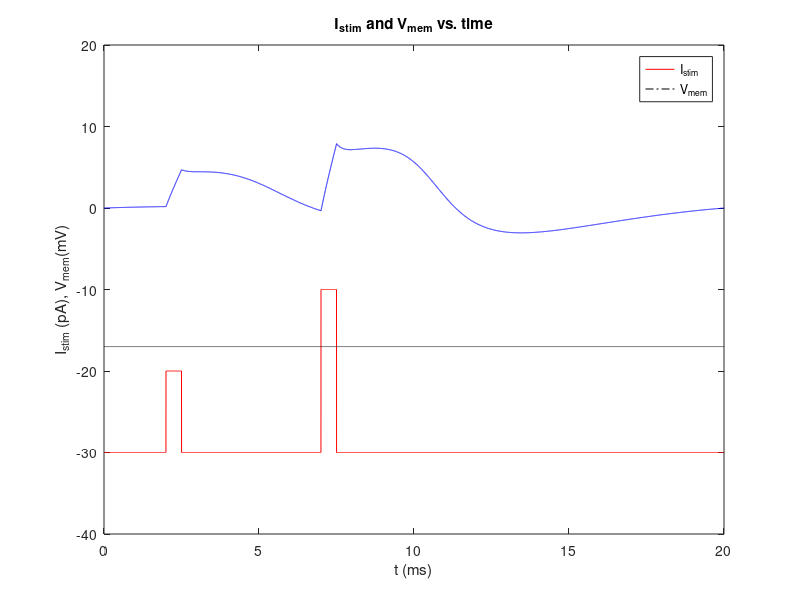
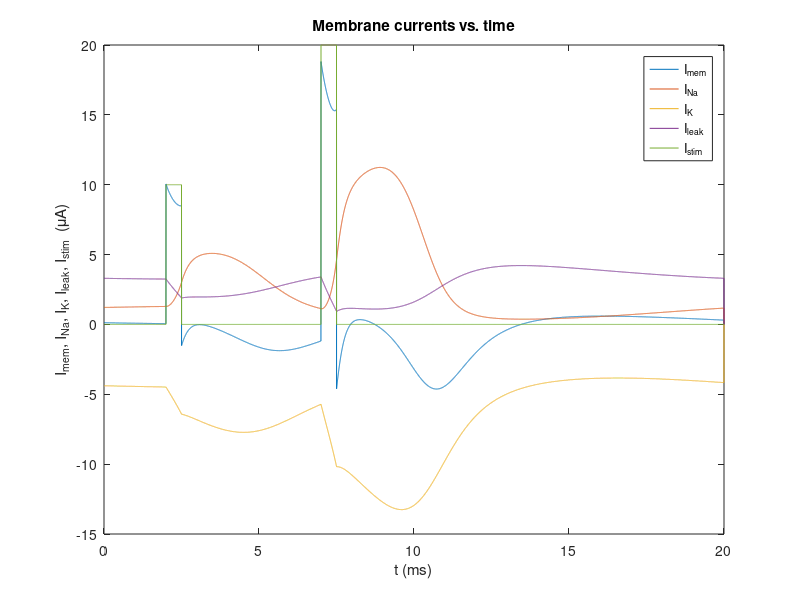
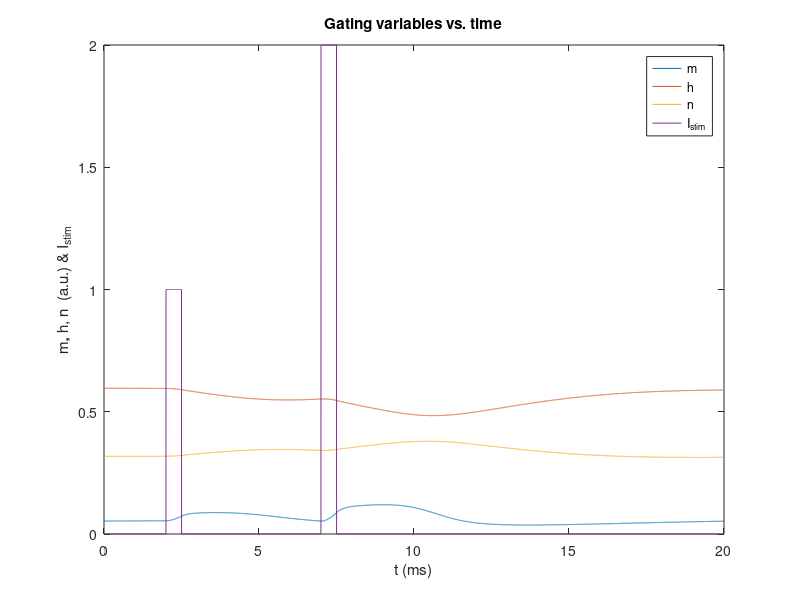

MATLAB code for these plots, in order:
%%% Hodgkin-Huxley model
%%% Master thesis prep, 09.07.2018
%%% ETH Zurich, UniSpital Zurich, ORL-Klinik, LEA

%% Setup
% physical parameters
vrest = -60; % mV
C = 1; % 1 muF/cm^2
g_Na = 120; % mS/cm^2
g_K = 36; % mS/cm^2
g_leak = 0.3; % mS/cm^2
    c_o_Na = 491;
    c_i_Na = 50;
    c_o_K = 20.11;
    c_i_K = 400;
    R = 8.31; % J/mol/K
    T = 6.3; % ?Celsius
    F = 96.485; % kC/mol
E_Na = R*(T+273.16)/F * log(c_o_Na/c_i_Na); % mV
E_K = R*(T+273.16)/F * log(c_o_K/c_i_K);
E_leak = -49; % mV

% simulation parameters
niter = 10000;
tmax = 20; % ms, physical duration of the "experiment"
dt = tmax/niter; % ms, timestep
t = dt:dt:tmax;

%% initial conditions and stimulation type
v = vrest * ones(1,niter);
Kt = 3^((T-6.3)/10);
    % transition variables
    i = 1;
    alpha_m = 0.1 * (v(i)+35) / (1-exp(-0.1*(v(i)+35) )) * Kt;
    beta_m = 4  * exp(-(v(i)+60)/18) * Kt;
    alpha_h = 0.07 * exp(-0.05*(v(i)+60)) * Kt;
    beta_h = 1 / (1+exp(-0.1*(v(i)+30))) * Kt;
    alpha_n = 0.01  * (v(i)+50) / (1-exp(-0.1*(v(i)+50))) * Kt;
    beta_n = 0.125 * exp(-0.0125*(v(i)+60)) * Kt;

m = alpha_m/(alpha_m+beta_m) * ones(1,niter);
h = alpha_h/(alpha_h+beta_h) * ones(1,niter);
n = alpha_n/(alpha_n+beta_n) * ones(1,niter);

% choose stimulation type
A1 = 10; % 13 th
A2 = 20; % pA
mod = 0;
Istim = zeros(1,niter);
to = 2;
wo = round(to/dt);
tw = 0.5;
dw = round(tw/dt);
tIPI = 5;
IPI = round(tIPI/dt);
Istim (wo:wo+dw) = A1;
Istim (wo+IPI:wo+IPI+dw) = A2; % double pulse

%Istim = A*(1+mod*sin(2*pi*t/20) );
I_Na = zeros(1,niter);
I_K = zeros(1,niter);
I_leak = zeros(1,niter);

%% loop the loop
for i = 1:niter-1
    
    % charge conservation C*dv/dt + gx*(v-Ex) = Istim
    I_Na(i)   = g_Na * m(i)^3*h(i) * (v(i)-E_Na);
    I_K(i)    = g_K  * n(i)^4      * (v(i)-E_K);
    I_leak(i) = g_leak             * (v(i)-E_leak);
    
    v(i+1) = v(i) + dt/C *(Istim(i) - I_Na(i) - I_K(i) - I_leak(i));
                          
    % transition variables
    alpha_m = 0.1 * (v(i)+35) / (1-exp(-0.1*(v(i)+35) )) * Kt;
    beta_m = 4  * exp(-(v(i)+60)/18) * Kt;
    alpha_h = 0.07 * exp(-0.05*(v(i)+60)) * Kt;
    beta_h = 1 / (1+exp(-0.1*(v(i)+30))) * Kt;
    alpha_n = 0.01  * (v(i)+50) / (1-exp(-0.1*(v(i)+50))) * Kt;
    beta_n = 0.125 * exp(-0.0125*(v(i)+60)) * Kt;
    % gating variables
    m(i+1) = m(i) + alpha_m*(1-m(i))*dt - beta_m * m(i)*dt;
    h(i+1) = h(i) + alpha_h*(1-h(i))*dt - beta_h * h(i)*dt;
    n(i+1) = n(i) + alpha_n*(1-n(i))*dt - beta_n * n(i)*dt;
    
end

%% plot results
figure(1)
    plot(t,Istim-3*A1,'red');
    hold on;
    plot(t,13*ones(size(t))-3*A1,'-.black');
    axis([0 tmax -4*A1 20]);
    %plot(t,-0.1*ones(size(t)),'-.black');
    plot(t,v+60,'blue');
    title('I_{stim} and V_{mem} vs. time')
    xlabel('t (ms)');
    ylabel('I_{stim} (pA), V_{mem}(mV)');
    legend('I_{stim}', 'V_{mem}');
    %%
figure(2)
    plot(t,Istim-I_Na-I_K-I_leak); % total current I
    hold on;
    plot(t,-I_Na);
    plot(t,-I_K);
    plot(t,-I_leak);
    plot(t,Istim);
    title('Membrane currents vs. time')
    xlabel('t (ms)');
    ylabel('I_{mem}, I_{Na}, I_K, I_{leak}, I_{stim}  (\muA)');
    legend('I_{mem}', 'I_{Na}', 'I_K', 'I_{leak}','I_{stim}');
    
figure(3)
    plot(t,m);
    hold on;
    plot(t,h);
    plot(t,n);
    plot(t,Istim./A1);
    title('Gating variables vs. time')
    xlabel('t (ms)');
    ylabel('m, h, n  (a.u.) & I_{stim}');
    legend('m','h','n','I_{stim}');    
